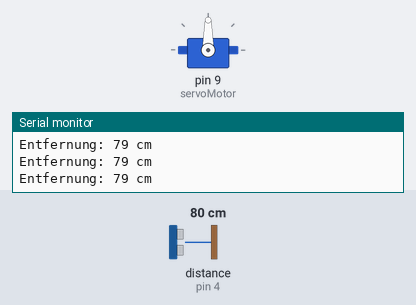
Bench run of a sketch on a simulated Arduino Uno, built with avr-gcc and run on an emulated ATmega328P. Shown: servo, the last lines printed to the serial monitor. Wiring (inferred from the names in the program): ultrasonic range finder: trigger pin 2; echo pin 4. The test bench sets the inputs (shaded band); at power-on: distance to the obstacle (sensor on pin 4) 80 cm. The echo pulse lasts 58.3 µs per cm.

Above: at 1.3 s.
1.4 s: distance to the obstacle (sensor on pin 4) set to 17 cm
2.9 s: distance to the obstacle (sensor on pin 4) set to 13 cm
At 4.1 s:
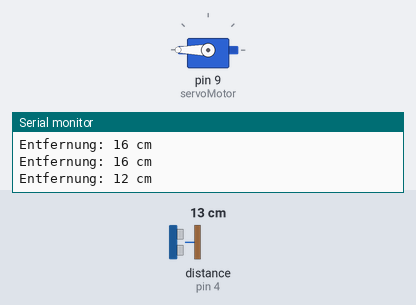
4.5 s: distance to the obstacle (sensor on pin 4) set to 18 cm
At 5.3 s:
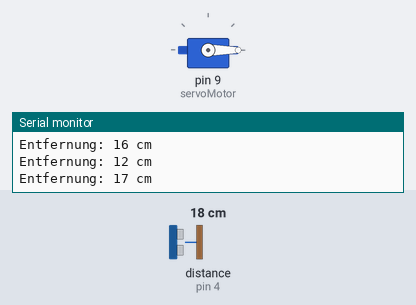
6.0 s: distance to the obstacle (sensor on pin 4) set to 2 cm
At 6.5 s:
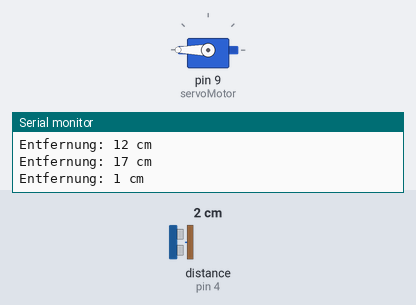
7.5 s: distance to the obstacle (sensor on pin 4) set to 35 cm
At 8.9 s:
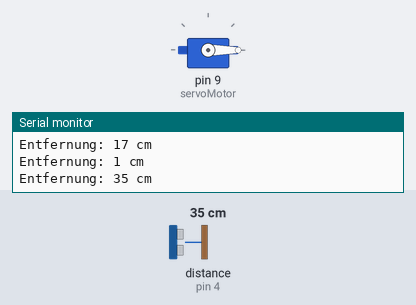
Timing chart, 0 to 10.0 s (numbered marks = the images above; inputs shaded):
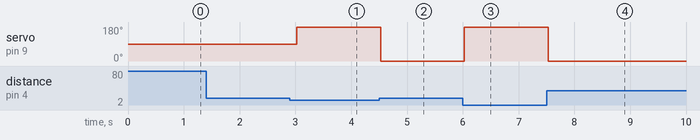

Measured:
- the behaviour switches between 16 and 15 cm on distance to the obstacle (sensor on pin 4) (found by bisection; images 0 and 1)
- after the input at 2.9 s, servo on pin 9 (servoMotor): 90° → 180° after 0.12 s
- after the input at 4.5 s, servo on pin 9 (servoMotor): 180° → 0° at once
- after the input at 6.0 s, servo on pin 9 (servoMotor): 0° → 180° at once
- after the input at 7.5 s, servo on pin 9 (servoMotor): 180° → 0° at once

The sketch:

MailMate__Alte_Version_.ino
```cpp
#include <Servo.h> // Die Servo-Bibliothek wird inkludiert, die zur Steuerung des Servomotors benötigt wird.

#define TRIG_PIN 2 // Der Pin für das Trig-Signal des Ultraschallsensors wird definiert.
#define ECHO_PIN 4 // Der Pin für das Echo-Signal des Ultraschallsensors wird definiert.

Servo servoMotor; // Ein Servo-Objekt wird erstellt, das zur Steuerung des Servomotors verwendet wird.

bool isServoTurned = false; // Eine boolesche Variable wird initialisiert, die speichert, ob der Servomotor gedreht wurde. Der Anfangswert ist 'false'.

void setup() {
  pinMode(TRIG_PIN, OUTPUT); // Der Trig-Pin wird als Ausgang festgelegt.
  pinMode(ECHO_PIN, INPUT); // Der Echo-Pin wird als Eingang festgelegt.
  Serial.begin(9600); // Die serielle Kommunikation wird mit einer Baudrate von 9600 begonnen.

  servoMotor.attach(9); // Das Servo-Objekt wird mit dem Pin verbunden, an den der Servomotor angeschlossen ist. In diesem Fall ist das Pin 9.
}

void loop() {
  digitalWrite(TRIG_PIN, LOW); // Das Trig-Signal wird zunächst auf LOW gesetzt.
  delayMicroseconds(2); // Es wird 2 Mikrosekunden gewartet.
  digitalWrite(TRIG_PIN, HIGH); // Das Trig-Signal wird auf HIGH gesetzt...
  delayMicroseconds(10); // ...für 10 Mikrosekunden auf HIGH gehalten...
  digitalWrite(TRIG_PIN, LOW); // ...und dann wieder auf LOW gesetzt. Das sendet den Ultraschallimpuls aus.

  long duration = pulseIn(ECHO_PIN, HIGH); // Die Dauer, wie lange das Echo-Signal HIGH ist, wird gemessen. Das ist die Zeit, die der Ultraschallimpuls für die Hin- und Rückreise benötigt.

  int distance = (duration/2) / 29.1; // Die Entfernung in cm wird berechnet. Die Dauer wird durch 2 geteilt (weil die Zeit für Hin- und Rückreise gemessen wurde) und dann durch 29.1 geteilt, um die Einheit in Zentimeter zu konvertieren.

  Serial.print("Entfernung: "); // "Entfernung: " wird ausgegeben...
  Serial.print(distance); // ...gefolgt von der gemessenen Entfernung...
  Serial.println(" cm"); // ...und " cm" am Ende, um anzugeben, dass die Entfernung in Zentimetern ist.

  // Wenn die gemessene Entfernung kleiner als 30 cm ist und der Servomotor noch nicht gedreht wurde, wird der Servomotor gedreht.
  if (distance < 15 && !isServoTurned) {
    servoMotor.write(180); // Der Servomotor wird um 180 Grad gedreht.
    isServoTurned = true; // Die Variable 'isServoTurned' wird auf true gesetzt, da der Servomotor nun gedreht ist.
    delay(1000); // Es wird eine Sekunde gewartet, um sicherzustellen, dass der Servomotor genügend Zeit zum Drehen hat.
  }

  // Wenn die gemessene Entfernung größer oder gleich 22 cm ist und der Servomotor bereits gedreht wurde, wird er zurück auf 0 Grad gedreht.
  if (distance >= 15 && isServoTurned) {
    servoMotor.write(0); // Der Servomotor wird auf 0 Grad zurückgedreht.
    isServoTurned = false; // Die Variable 'isServoTurned' wird auf false gesetzt, da der Servomotor nun nicht mehr gedreht ist.
    delay(1000); // Es wird eine Sekunde gewartet, um sicherzustellen, dass der Servomotor genügend Zeit zum Drehen hat.
  }

  delay(500); // Es wird eine Sekunde gewartet, bevor die Schleife erneut gestartet wird.
}
```
